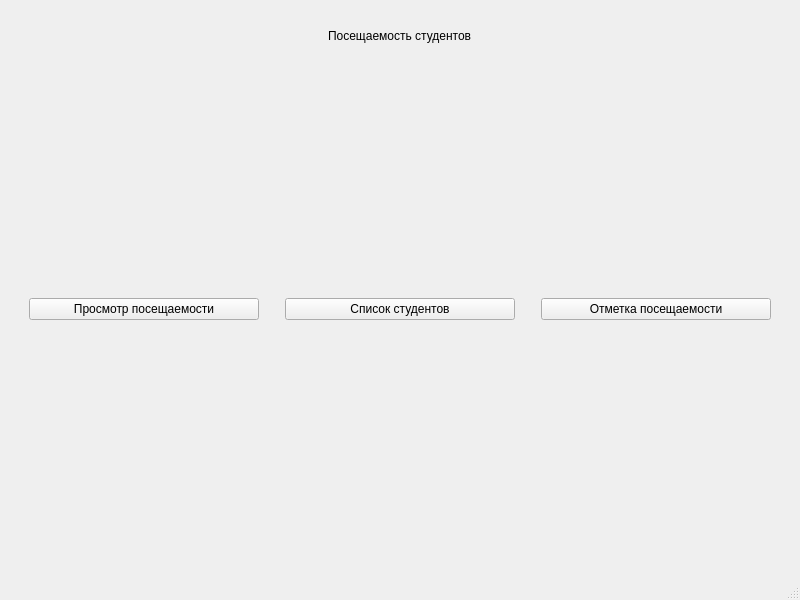
<?xml version="1.0" encoding="UTF-8"?>
<ui version="4.0">
 <class>MainWindow</class>
 <widget class="QMainWindow" name="MainWindow">
  <property name="geometry">
   <rect>
    <x>0</x>
    <y>0</y>
    <width>800</width>
    <height>600</height>
   </rect>
  </property>
  <property name="windowTitle">
   <string>MainWindow</string>
  </property>
  <widget class="QWidget" name="centralwidget">
   <layout class="QVBoxLayout" name="verticalLayout">
    <item>
     <spacer name="horizontalSpacer">
      <property name="orientation">
       <enum>Qt::Horizontal</enum>
      </property>
      <property name="sizeHint" stdset="0">
       <size>
        <width>40</width>
        <height>20</height>
       </size>
      </property>
     </spacer>
    </item>
    <item>
     <layout class="QGridLayout" name="gridLayout">
      <item row="0" column="0" alignment="Qt::AlignHCenter|Qt::AlignVCenter">
       <widget class="QLabel" name="label">
        <property name="text">
         <string>Посещаемость студентов</string>
        </property>
       </widget>
      </item>
     </layout>
    </item>
    <item>
     <layout class="QHBoxLayout" name="horizontalLayout">
      <item>
       <spacer name="verticalSpacer">
        <property name="orientation">
         <enum>Qt::Vertical</enum>
        </property>
        <property name="sizeHint" stdset="0">
         <size>
          <width>20</width>
          <height>40</height>
         </size>
        </property>
       </spacer>
      </item>
      <item>
       <widget class="QPushButton" name="check">
        <property name="text">
         <string>Просмотр посещаемости</string>
        </property>
       </widget>
      </item>
      <item>
       <spacer name="verticalSpacer_4">
        <property name="orientation">
         <enum>Qt::Vertical</enum>
        </property>
        <property name="sizeHint" stdset="0">
         <size>
          <width>20</width>
          <height>40</height>
         </size>
        </property>
       </spacer>
      </item>
      <item>
       <widget class="QPushButton" name="list">
        <property name="text">
         <string>Список студентов</string>
        </property>
       </widget>
      </item>
      <item>
       <spacer name="verticalSpacer_3">
        <property name="orientation">
         <enum>Qt::Vertical</enum>
        </property>
        <property name="sizeHint" stdset="0">
         <size>
          <width>20</width>
          <height>40</height>
         </size>
        </property>
       </spacer>
      </item>
      <item>
       <widget class="QPushButton" name="mark">
        <property name="text">
         <string>Отметка посещаемости</string>
        </property>
       </widget>
      </item>
      <item>
       <spacer name="verticalSpacer_2">
        <property name="orientation">
         <enum>Qt::Vertical</enum>
        </property>
        <property name="sizeHint" stdset="0">
         <size>
          <width>20</width>
          <height>40</height>
         </size>
        </property>
       </spacer>
      </item>
     </layout>
    </item>
   </layout>
  </widget>
  <widget class="QMenuBar" name="menubar">
   <property name="geometry">
    <rect>
     <x>0</x>
     <y>0</y>
     <width>800</width>
     <height>30</height>
    </rect>
   </property>
  </widget>
  <widget class="QStatusBar" name="statusbar"/>
 </widget>
 <resources/>
 <connections/>
</ui>
